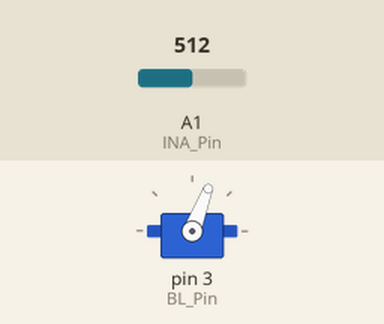
Simulated run of this sketch. Board: Arduino Uno, built with avr-gcc and run on an emulated ATmega328P. On the bench: servo. The test bench sets the inputs (shaded band); at power-on: A1 (INA_Pin) = 512. What the sketch prints to the serial monitor is not drawn.

Above: at 7.1 s.
At 15.1 s:
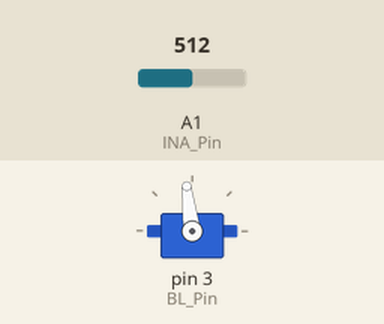
At 19.2 s:
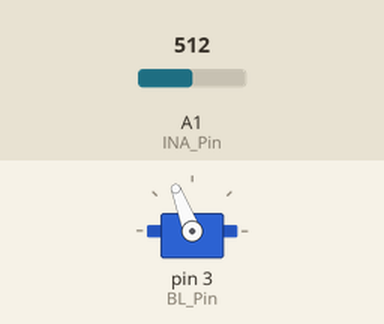
At 25.2 s:
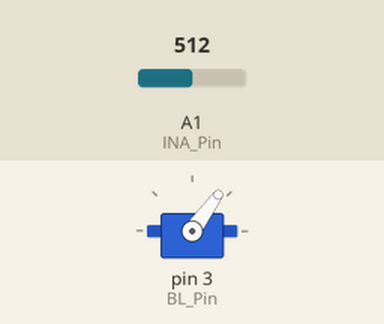
Timing chart, 0 to 26.7 s (numbered marks = the images above):
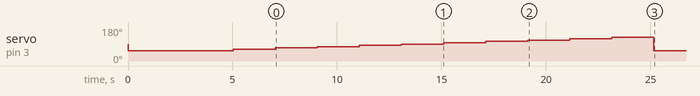

Measured:
- by itself, servo on pin 3 (BL_Pin): 90° → 54° at 0.02 s, → 55° 3.0 s later, → 62° 2.0 s later, → 69° 2.0 s later, … (13 changes in this stretch)

The sketch:

Brushless_LoadCell.ino
```cpp
/* Brushless */
#include <Servo.h>
int BL_Pin = 3;
Servo BL;
int input;
int vel;
int idle = 54;
int i;
/* Load Cell*/
int INA_Pin = A1;
float OS = 0;
float SF = 1.033/0.67; //Scale Factor [kg/V];
float T;

void setup(){
  Serial.begin(9600);
  OS = ReadINA(INA_Pin);

  Serial.print("Throttle[%]");
  Serial.print("\t");
  Serial.println("Thrust[kg]");

  BL.attach(BL_Pin);
  delay(10);
  BL.write(idle);
  delay(3000);

  for(i = 0; i <= 10; i++){
    BL.write(idle+1+7*i);
    Serial.print(i*10);
    delay(2000);
    Serial.print("\t");
    T = SF * ReadINA(INA_Pin);
    Serial.println(T);
    }

  BL.write(idle);
}

void loop(){

}

float ReadINA(int pin){
  int i;
  float store = 0;
  for(i=0; i<100; i++){
   store += analogRead(pin);
  }
  int Value = store/i;
  float Volt = (5.0/1023.0) * Value - OS;
  return Volt;
}
```
